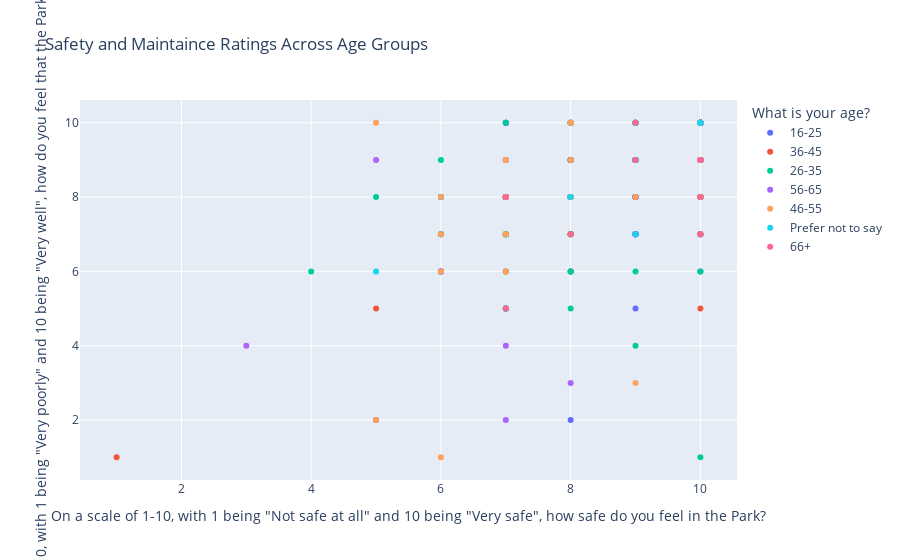

This figure's notebook cell:
### Code cell
fig2 = px.scatter(df, x = df['On a scale of 1-10, with 1 being "Not safe at all" and 10 being "Very safe", how safe do you feel in the Park?'], 
                  y = df["On a scale of 1 to 10, with 1 being \"Very poorly\" and 10 being \"Very well\", how do you feel that the Park is maintained?"],
                  color = df["What is your age?"],
#                   labels = (
#                      'x' : "Safety Rating",
#                      'y': "Maintainance Rating",
#                      'color': "Age Group",
#                   ),
                  title = "Safety and Maintaince Ratings Across Age Groups"
                 )
                 
fig2.show()
#Interactive plot - can click on certain ages in the legend to have only those show up

### Figure 1 — Plotly figure (JSON) as saved in the notebook; plotly's stock layout.template omitted (floating-point values rounded to 4 significant figures)
{"data": [{"hovertemplate": "What is your age?=16-25<br>On a scale of 1-10, with 1 being \"Not safe at all\" and 10 being \"Very safe\", how safe do you feel in the Park?=%{x}<br>On a scale of 1 to 10, with 1 being \"Very poorly\" and 10 being \"Very well\", how do you feel that the Park is maintained?=%{y}<extra></extra>", "legendgroup": "16-25", "marker": {"color": "#636efa", "symbol": "circle"}, "mode": "markers", "name": "16-25", "orientation": "v", "showlegend": true, "type": "scatter", "x": [9, 7, 8, 10, 10, 8, 10, 10, 10, 10, 10, 10, 8, 7, 9, 7, 10, 7, 7, 7, 10, 10, 9, 9, 8, 10, 7, 7, 10, 10, 10, 10, 10, 8, 9, 9, 6, 9, 9, 10, 9, 10, 9, 8, 10, 9, 9, 7, 7, 10, 8, 10, 10, 10, 8, 10, 9, 8, 9, 7, 10, 6, 9, 10, 7, 10, 7, 7, 7, 6, 8, 9, 10, 10, 10, 8, 9, 7, 10, 8, 7, 10, 9, 9, 10, 10, 10, 10, 6, 10, 10, 6, 8, 9, 8, 9, 10, 9], "xaxis": "x", "y": [8, 8, 9, 10, 7, 8, 10, 7, 8, 10, 10, 8, 6, 10, 9, 9, 9, 10, 8, 7, 9, 10, 5, 8, 9, 9, 8, 8, 10, 8, 10, 10, 9, 9, 9, 9, 6, 7, 7, 9, 10, 10, 9, 8, 8, 9, 10, 8, 8, 8, 10, 10, 10, 10, 8, 10, 7, 9, 10, 9, 10, 6, 9, 10, 5, 6, 10, 8, 8, 8, 8, 7, 10, 7, 10, 8, 10, 9, 10, 10, 5, 9, 7, 9, 9, 10, 10, 10, 7, 9, 7, 8, 2, 8, 8, 9, 10, 8], "yaxis": "y"}, {"hovertemplate": "What is your age?=36-45<br>On a scale of 1-10, with 1 being \"Not safe at all\" and 10 being \"Very safe\", how safe do you feel in the Park?=%{x}<br>On a scale of 1 to 10, with 1 being \"Very poorly\" and 10 being \"Very well\", how do you feel that the Park is maintained?=%{y}<extra></extra>", "legendgroup": "36-45", "marker": {"color": "#EF553B", "symbol": "circle"}, "mode": "markers", "name": "36-45", "orientation": "v", "showlegend": true, "type": "scatter", "x": [10, 8, 8, 10, 10, 10, 9, 5, 10, 7, 7, 10, 8, 9, 8, 5, 10, 10, 8, 10, 9, 10, 8, 9, 8, 8, 9, 1, 10, 7, 10, 10, 10, 9, 10, 10, 9], "xaxis": "x", "y": [8, 9, 8, 10, 10, 10, 9, 2, 5, 8, 8, 10, 7, 9, 6, 5, 9, 10, 7, 10, 9, 9, 7, 9, 7, 9, 8, 1, 9, 6, 9, 8, 8, 9, 10, 10, 9], "yaxis": "y"}, {"hovertemplate": "What is your age?=26-35<br>On a scale of 1-10, with 1 being \"Not safe at all\" and 10 being \"Very safe\", how safe do you feel in the Park?=%{x}<br>On a scale of 1 to 10, with 1 being \"Very poorly\" and 10 being \"Very well\", how do you feel that the Park is maintained?=%{y}<extra></extra>", "legendgroup": "26-35", "marker": {"color": "#00cc96", "symbol": "circle"}, "mode": "markers", "name": "26-35", "orientation": "v", "showlegend": true, "type": "scatter", "x": [8, 9, 10, 8, 10, 8, 10, 8, 9, 7, 9, 10, 10, 10, 10, 8, 10, 6, 8, 7, 6, 6, 7, 10, 10, 8, 9, 10, 6, 7, 6, 10, 10, 8, 10, 10, 9, 7, 10, 9, 4, 8, 8, 9, 7, 10, 8, 10, 9, 9, 10, 10, 10, 7, 7, 9, 10, 8, 5, 10, 8, 10, 10, 10, 7, 7, 9, 10, 8, 9, 10, 7, 8, 7, 10, 8, 8, 9, 10, 8, 9, 9, 7, 9, 9], "xaxis": "x", "y": [7, 6, 9, 8, 10, 8, 6, 10, 9, 8, 7, 8, 8, 8, 10, 10, 10, 6, 6, 6, 9, 8, 7, 10, 8, 8, 9, 9, 7, 7, 7, 8, 10, 8, 10, 7, 9, 7, 9, 10, 6, 8, 6, 4, 7, 10, 10, 10, 8, 10, 10, 9, 9, 7, 8, 10, 9, 10, 8, 10, 8, 10, 10, 10, 7, 10, 9, 1, 8, 9, 10, 5, 5, 5, 10, 8, 7, 8, 10, 9, 9, 9, 7, 9, 9], "yaxis": "y"}, {"hovertemplate": "What is your age?=56-65<br>On a scale of 1-10, with 1 being \"Not safe at all\" and 10 being \"Very safe\", how safe do you feel in the Park?=%{x}<br>On a scale of 1 to 10, with 1 being \"Very poorly\" and 10 being \"Very well\", how do you feel that the Park is maintained?=%{y}<extra></extra>", "legendgroup": "56-65", "marker": {"color": "#ab63fa", "symbol": "circle"}, "mode": "markers", "name": "56-65", "orientation": "v", "showlegend": true, "type": "scatter", "x": [10, 10, 10, 9, 10, 7, 10, 9, 10, 6, 9, 7, 8, 10, 9, 3, 10, 5, 8, 5, 9, 8, 9], "xaxis": "x", "y": [8, 10, 10, 7, 10, 2, 9, 8, 9, 6, 7, 4, 3, 9, 9, 4, 10, 9, 8, 2, 8, 8, 9], "yaxis": "y"}, {"hovertemplate": "What is your age?=46-55<br>On a scale of 1-10, with 1 being \"Not safe at all\" and 10 being \"Very safe\", how safe do you feel in the Park?=%{x}<br>On a scale of 1 to 10, with 1 being \"Very poorly\" and 10 being \"Very well\", how do you feel that the Park is maintained?=%{y}<extra></extra>", "legendgroup": "46-55", "marker": {"color": "#FFA15A", "symbol": "circle"}, "mode": "markers", "name": "46-55", "orientation": "v", "showlegend": true, "type": "scatter", "x": [8, 8, 10, 10, 7, 8, 10, 10, 7, 10, 8, 5, 7, 7, 9, 7, 9, 7, 8, 7, 10, 8, 6, 6, 8, 5, 6, 6], "xaxis": "x", "y": [8, 8, 8, 9, 8, 9, 10, 8, 8, 7, 8, 10, 9, 7, 8, 7, 3, 6, 8, 9, 10, 10, 8, 6, 10, 2, 7, 1], "yaxis": "y"}, {"hovertemplate": "What is your age?=Prefer not to say<br>On a scale of 1-10, with 1 being \"Not safe at all\" and 10 being \"Very safe\", how safe do you feel in the Park?=%{x}<br>On a scale of 1 to 10, with 1 being \"Very poorly\" and 10 being \"Very well\", how do you feel that the Park is maintained?=%{y}<extra></extra>", "legendgroup": "Prefer not to say", "marker": {"color": "#19d3f3", "symbol": "circle"}, "mode": "markers", "name": "Prefer not to say", "orientation": "v", "showlegend": true, "type": "scatter", "x": [9, 5, 8, 10, 9, 9, 9, 10], "xaxis": "x", "y": [7, 6, 8, 10, 10, 9, 9, 10], "yaxis": "y"}, {"hovertemplate": "What is your age?=66+<br>On a scale of 1-10, with 1 being \"Not safe at all\" and 10 being \"Very safe\", how safe do you feel in the Park?=%{x}<br>On a scale of 1 to 10, with 1 being \"Very poorly\" and 10 being \"Very well\", how do you feel that the Park is maintained?=%{y}<extra></extra>", "legendgroup": "66+", "marker": {"color": "#FF6692", "symbol": "circle"}, "mode": "markers", "name": "66+", "orientation": "v", "showlegend": true, "type": "scatter", "x": [9, 9, 8, 10, 7, 10, 7, 10], "xaxis": "x", "y": [9, 10, 7, 9, 8, 7, 5, 8], "yaxis": "y"}], "layout": {"legend": {"title": {"text": "What is your age?"}, "tracegroupgap": 0}, "title": {"text": "Safety and Maintaince Ratings Across Age Groups"}, "xaxis": {"anchor": "y", "domain": [0, 1], "title": {"text": "On a scale of 1-10, with 1 being \"Not safe at all\" and 10 being \"Very safe\", how safe do you feel in the Park?"}}, "yaxis": {"anchor": "x", "domain": [0, 1], "title": {"text": "On a scale of 1 to 10, with 1 being \"Very poorly\" and 10 being \"Very well\", how do you feel that the Park is maintained?"}}}}
